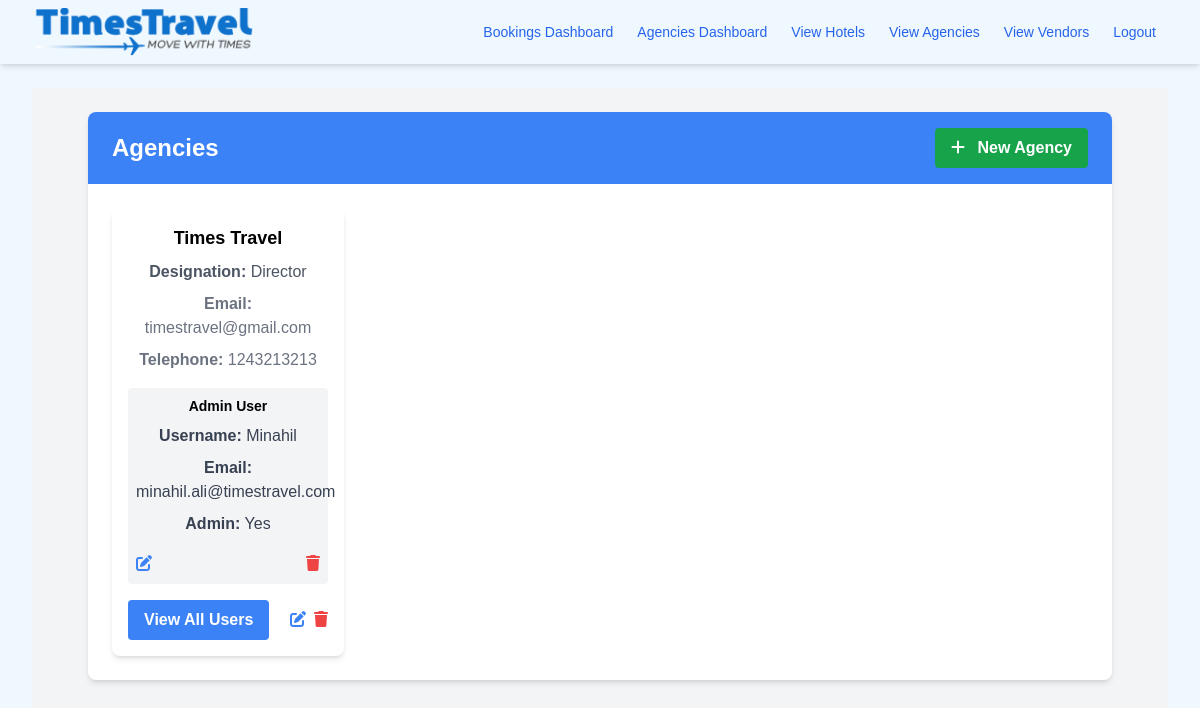
/agencies (signed in), run on the app's committed database.
### app/models.py (models this page shows, shortened)
class Agency(db.Model):
    __tablename__ = 'agencies'
    id = Column(Integer, primary_key=True)
    name = Column(String(128), nullable=False)
    email = Column(String(120), index=True, unique=True, nullable=False)
    designation = Column(String(128), nullable=True)
    telephone = Column(BigInteger, nullable=True)
    credit_limit = Column(Numeric(precision=12, scale=2), default=0.00)
    used_credit = Column(Numeric(precision=12, scale=2), default=0.00)
    paid_back = Column(Numeric(precision=12, scale=2), default=0.00)
    account_limit = Column(Numeric(precision=5, scale=0), default=0)
    allowed_accounts = Column(Integer, default=0)
    users = relationship(
        'User',
        back_populates='agency',
        foreign_keys='User.agency_id'
    )
    bookings = relationship(
        'Booking',
        back_populates='agency',
        foreign_keys='Booking.agency_id',
        lazy='joined'
    )

class User(UserMixin, db.Model):
    __tablename__ = 'users'
    id = Column(Integer, primary_key=True)
    username = Column(String(64), nullable=False)
    email = Column(String(120), unique=True, nullable=False)
    hashed_password = Column(String(128), nullable=False)
    role = Column(String(64), nullable=False, default='user')
    agency_id = Column(Integer, ForeignKey('agencies.id'), nullable=True)
    agency = relationship(
        'Agency',
        back_populates='users',
        foreign_keys=[agency_id]
    )
    bookings = relationship(
        'Booking',
        back_populates='agent',
        foreign_keys='Booking.agent_id'
    )

### app/routes/agency_routes.py (the view)
@agency_bp.route('/agencies', methods=['GET'])
@login_required
@roles_required('super_admin', 'agency_admin', 'admin')
def view_agencies():
    if is_super_admin() or current_user.role == 'admin':
        agencies = Agency.query.all()
    else:
        agencies = [current_user.agency]
    return render_template('agency/agencies.html', agencies=agencies)

### app/models.py (called while the page is built)
@login.user_loader
def load_user(id):
    return User.query.get(int(id))

### app/routes/utils.py (called while the page is built)
def is_super_admin():
    return current_user.is_authenticated and current_user.role == 'super_admin'

### app/templates/agency/agencies.html (shortened to what this page needs)
{% extends "base.html" %}
{% block content %}
<div class="bg-gray-100 min-h-screen py-6">
  <div class="container mx-auto bg-white rounded-lg shadow-md overflow-hidden">
    <div class="bg-blue-500 text-white py-4 px-6 flex justify-between items-center">
      <h1 class="font-bold text-2xl">Agencies</h1>
      {% if current_user.role == 'super_admin' or current_user.role == 'admin' %}
        <a
          href="{{ url_for('agency.create_agency') }}"
          class="bg-green-600 hover:bg-green-700 text-white font-semibold py-2 px-4 rounded transition-colors duration-200"
        >
          <i class="fas fa-plus mr-2"></i> New Agency
        </a>
      {% endif %}
    </div>
    <div class="py-6 px-6">
      <ul class="grid grid-cols-1 sm:grid-cols-2 md:grid-cols-3 lg:grid-cols-4 gap-4">
        {% for agency in agencies %}
        <li class="bg-white rounded-lg shadow-md overflow-hidden">
          <div class="p-4">
            <h2 class="text-lg font-semibold mb-2">{{ agency.name }}</h2>
            <p class="text-gray-600 mb-2"><strong>Designation:</strong> {{ agency.designation }}</p>
            <p class="text-gray-500 mb-2"><strong>Email:</strong> {{ agency.email }}</p>
            <p class="text-gray-500 mb-4"><strong>Telephone:</strong> {{ agency.telephone }}</p>
            <div class="bg-gray-100 p-2 rounded mb-4">
              <h3 class="font-semibold text-sm mb-2">Admin User</h3>
              {% if agency.users %}
              <div class="text-gray-700">
                <p class="mb-2"><strong>Username:</strong> {{ agency.users[0].username }}</p>
                <p class="mb-2"><strong>Email:</strong> {{ agency.users[0].email }}</p>
                <p><strong>Admin:</strong> {% if agency.users[0] %} Yes {% else %} No {% endif %}</p>
              </div>
              <div class="flex justify-between items-center mt-4">
                <a href="{{ url_for('user.update_user', user_id=agency.users[0].id) }}" class="text-blue-500 hover:text-blue-600 mr-2">
                    <i class="fas fa-edit"></i>
                </a>
                <form action="{{ url_for('user.delete_user', user_id=agency.users[0].id) }}" method="post" class="inline">
                    <button type="submit" class="text-red-500 hover:text-red-600" onclick="return confirm('Are you sure you want to delete this user?');">
                        <i class="fas fa-trash"></i>
                    </button>
                </form>
              </div>
              {% else %}
              <p class="text-gray-500">No admin user assigned.</p>
              {% endif %}
            </div>
            <div class="flex justify-between items-center">
              <a
                href="{{ url_for('user.view_all_users', agency_id=agency.id) }}"
                class="bg-blue-500 hover:bg-blue-600 text-white font-semibold py-2 px-4 rounded transition-colors duration-200"
              >
                View All Users
              </a>
              <div class="flex items-center">
                <a
                  href="{{  url_for('agency.update_agency', agency_id=agency.id) }}"
                  class="text-blue-500 hover:text-blue-600 mr-2"
                >
                  <i class="fas fa-edit"></i>
                </a>
                <form
                  action="{{ url_for('agency.delete_agency', agency_id=agency.id) }}"
                  method="post"
                  class="inline"
                >
                  <button type="submit" class="text-red-500 hover:text-red-600">
                    <i class="fas fa-trash"></i>
                  </button>
                </form>
              </div>
            </div>
          </div>
        </li>
        {% endfor %}
      </ul>
    </div>
  </div>
</div>
{% endblock %}

### app/static/css/style.css (style rules this page uses)
body { font-family: Arial, Helvetica, sans-serif; background: url('../images/backpic.jpeg') ; background-position: center; background-repeat: no-repeat; background-size: cover; height: 600px; }

### app/templates/base.html (style rules this page uses)
body { font-family: Arial, sans-serif; background-color: #f0f8ff; text-align: center; }

### data on the page
Agency: name "Times Travel", designation "Director", email "timestravel@gmail.com", telephone "1243213213", username "Minahil", email "minahil.ali@timestravel.com"
